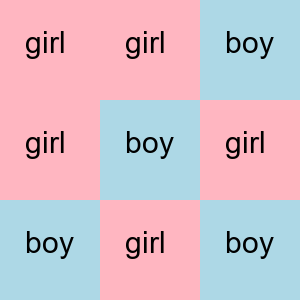

Source code (Python):
import random
from PIL import Image, ImageDraw, ImageFont, ImageTk
import tkinter as tk

def create_noughts_and_crosses_board(winner="girl", file_path="noughts_and_crosses.png"):
    # Define constants
    image_size = 300
    board_size = 3
    cell_size = image_size // board_size
    line_color = (0, 0, 0)
    line_width = 5
    loser = "boy" if winner == "girl" else "girl"

    # Create a blank board image
    board = Image.new('RGB', (image_size, image_size), color=(255, 255, 255))
    draw = ImageDraw.Draw(board)

    # Draw the grid lines
    for i in range(1, board_size):
        draw.line((i * cell_size, 0, i * cell_size, image_size), fill=line_color, width=line_width)
        draw.line((0, i * cell_size, image_size, i * cell_size), fill=line_color, width=line_width)

    # Font setup
    try:
        font = ImageFont.truetype("arial.ttf", 30)
    except IOError:
        font = ImageFont.load_default()

    # Predefined winning scenarios with only one distinct winner
    winning_scenarios = [
        # Top row win
        ([(0, 0), (0, 1), (0, 2)], [
            (1, 0, loser), (1, 1, loser), (1, 2, winner),
            (2, 0, loser), (2, 1, winner), (2, 2, loser)
        ]),
        # Middle row win
        ([(1, 0), (1, 1), (1, 2)], [
            (0, 0, loser), (0, 1, loser), (0, 2, winner),
            (2, 0, loser), (2, 1, winner), (2, 2, loser)
        ]),
        # Bottom row win
        ([(2, 0), (2, 1), (2, 2)], [
            (0, 0, loser), (0, 1, loser), (0, 2, winner),
            (1, 0, winner), (1, 1, loser), (1, 2, loser)
        ]),
        # Left column win
        ([(0, 0), (1, 0), (2, 0)], [
            (0, 1, winner), (0, 2, loser),
            (1, 1, loser), (1, 2, loser),
            (2, 1, loser), (2, 2, winner)
        ]),
        # Middle column win
        ([(0, 1), (1, 1), (2, 1)], [
            (0, 0, loser), (0, 2, loser),
            (1, 0, winner), (1, 2, loser),
            (2, 0, loser), (2, 2, winner)
        ]),
        # Right column win
        ([(0, 2), (1, 2), (2, 2)], [
            (0, 0, loser), (0, 1, loser),
            (1, 0, winner), (1, 1, loser),
            (2, 0, loser), (2, 1, winner)
        ]),
        # Diagonal win (top-left to bottom-right)
        ([(0, 0), (1, 1), (2, 2)], [
            (0, 1, loser), (0, 2, loser),
            (1, 0, loser), (1, 2, loser),
            (2, 0, winner), (2, 1, loser)
        ]),
        # Diagonal win (top-right to bottom-left)
        ([(0, 2), (1, 1), (2, 0)], [
            (0, 0, loser), (0, 1, loser),
            (1, 0, loser), (1, 2, loser),
            (2, 1, loser), (2, 2, winner)
        ]),
    ]

    # Select one of the winning scenarios
    rand_num = random.randint(0,7)
    print(f"rand_num is {rand_num}")
    chosen_winning_combination, other_positions = winning_scenarios[rand_num]

    # Initialize the board state
    board_state = [[None for _ in range(board_size)] for _ in range(board_size)]

    # Fill the winner's cells in the chosen winning combination
    for row, col in chosen_winning_combination:
        board_state[row][col] = winner

    # Fill the other positions with loser
    for row, col, player in other_positions:
        board_state[row][col] = player

    # Draw the cells with text and background color
    for row in range(board_size):
        for col in range(board_size):
            text = board_state[row][col]
            x0 = col * cell_size
            y0 = row * cell_size
            fill_color = (255, 182, 193) if text == "girl" else (173, 216, 230) if text == "boy" else (255, 255, 255)

            # Draw cell background color
            draw.rectangle([x0, y0, x0 + cell_size, y0 + cell_size], fill=fill_color)

            # Draw the text if there is a winner or loser
            if text:
                draw.text((x0 + cell_size // 4, y0 + cell_size // 4), text, fill=(0, 0, 0), font=font)

    # Save the final board state
    board.save(file_path)
    print(f"Noughts and crosses board saved as {file_path}")


import tkinter as tk
from PIL import Image, ImageTk

class NoughtsAndCrossesDisplay:
    def __init__(self, root, board_image_path):
        self.root = root
        self.root.title("Noughts and Crosses - Step-by-Step Display")

        # Load the board image
        self.board_image = Image.open(board_image_path)

        # Initialize cell size and position variables
        self.cell_size = self.board_image.width // 3
        self.current_row = 0
        self.current_col = 0

        # Control for toggling between black screen and cell display
        self.showing_black_screen = True

        # Display area for the cell
        self.label = tk.Label(self.root)
        self.label.pack(pady=20)

        # Button to advance to the next cell
        self.next_button = tk.Button(self.root, text="Next Person", command=self.show_next_cell)
        self.next_button.pack()

        # Show the black screen initially
        self.show_black_screen_image()

    from PIL import ImageDraw, ImageFont

    def show_black_screen_image(self):
        # Create a full black background image
        black_background = Image.new('RGB', self.board_image.size, (0, 0, 0))

        # Add text to the black screen
        draw = ImageDraw.Draw(black_background)
        text = "Ready for next person"
        text_color = (255, 255, 255)  # White text
        font = ImageFont.load_default()  # Use default font or load a custom font if available

        # Get the bounding box for the text
        text_bbox = draw.textbbox((0, 0), text, font=font)
        text_width, text_height = text_bbox[2] - text_bbox[0], text_bbox[3] - text_bbox[1]
        text_position = ((self.board_image.width - text_width) // 2, (self.board_image.height - text_height) // 2)

        # Draw the centered text
        draw.text(text_position, text, fill=text_color, font=font)

        # Convert to Tkinter format and display
        black_screen_tk_image = ImageTk.PhotoImage(black_background)
        self.label.config(image=black_screen_tk_image)
        self.label.image = black_screen_tk_image  # Keep reference to avoid garbage collection

    def show_next_cell(self):
        if self.showing_black_screen:
            # Display the current cell
            self.reveal_current_cell()
            # Toggle to show the black screen on the next click
            self.showing_black_screen = False
        else:
            # Show the black screen with "Ready for next person" message
            self.show_black_screen_image()
            # Move to the next cell
            self.current_col += 1
            if self.current_col >= 3:
                self.current_col = 0
                self.current_row += 1
            # Check if all cells are shown
            if self.current_row >= 3:
                self.next_button.pack_forget()  # Hide the "Next Person" button
                self.finish_button = tk.Button(self.root, text="Finish", command=self.root.quit)
                self.finish_button.pack()
            else:
                # Toggle back to reveal the next cell on the next click
                self.showing_black_screen = True

    def reveal_current_cell(self):
        # Crop and display the current cell from the board image
        x0 = self.current_col * self.cell_size
        y0 = self.current_row * self.cell_size
        x1 = x0 + self.cell_size
        y1 = y0 + self.cell_size
        cell_image = self.board_image.crop((x0, y0, x1, y1))

        # Create a black background image to hold the cell
        black_background = Image.new('RGB', self.board_image.size, (0, 0, 0))
        black_background.paste(cell_image, (x0, y0))

        # Convert the combined image to Tkinter format and display it
        cell_tk_image = ImageTk.PhotoImage(black_background)
        self.label.config(image=cell_tk_image)
        self.label.image = cell_tk_image  # Keep reference to avoid garbage collection